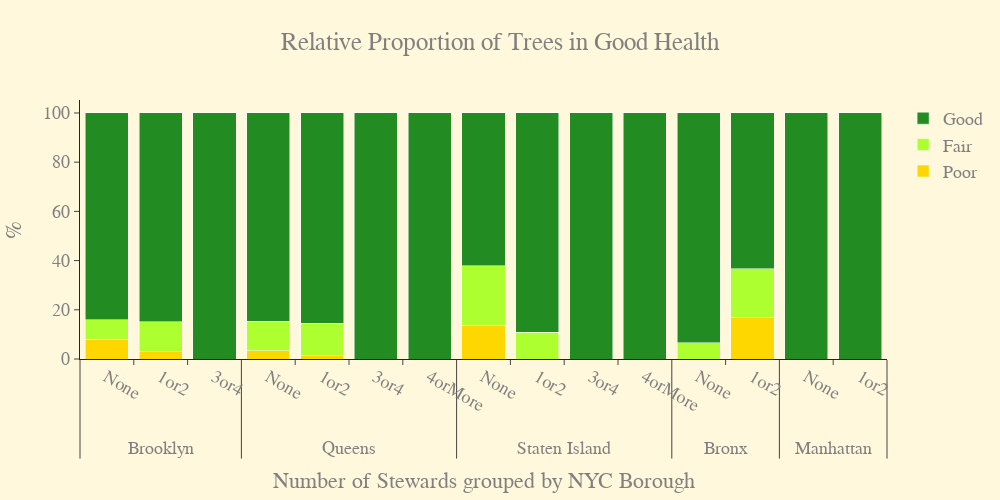

Notebook cell for this chart:
### Code cell
p = steward_impact_plot( a )
p

### Figure 1 — Plotly figure (JSON) as saved in the notebook; plotly's stock layout.template omitted (floating-point values rounded to 4 significant figures)
{"data": [{"marker": {"color": "gold"}, "name": "Poor", "type": "bar", "x": [["Brooklyn", "Queens", "Staten Island", "Bronx", "Brooklyn", "Queens"], ["None", "None", "None", "1or2", "1or2", "1or2"]], "y": [8, 3.36, 13.79, 16.67, 3.03, 1.32]}, {"marker": {"color": "greenyellow"}, "name": "Fair", "type": "bar", "x": [["Bronx", "Brooklyn", "Queens", "Staten Island", "Bronx", "Brooklyn", "Queens", "Staten Island"], ["None", "None", "None", "None", "1or2", "1or2", "1or2", "1or2"]], "y": [6.67, 8, 12.08, 24.14, 20, 12.12, 13.16, 10.87]}, {"marker": {"color": "forestgreen"}, "name": "Good", "type": "bar", "x": [["Bronx", "Brooklyn", "Manhattan", "Queens", "Staten Island", "Bronx", "Brooklyn", "Manhattan", "Queens", "Staten Island", "Brooklyn", "Queens", "Staten Island", "Queens", "Staten Island"], ["None", "None", "None", "None", "None", "1or2", "1or2", "1or2", "1or2", "1or2", "3or4", "3or4", "3or4", "4orMore", "4orMore"]], "y": [93.33, 84, 100, 84.56, 62.07, 63.33, 84.85, 100, 85.53, 89.13, 100, 100, 100, 100, 100]}], "layout": {"barmode": "stack", "font": {"color": "gray", "family": "Arial", "size": 18}, "height": 500, "paper_bgcolor": "cornsilk", "plot_bgcolor": "rgba(0,0,0,0)", "title": {"text": "Relative Proportion of Trees in Good Health", "x": 0.5}, "width": 1000, "xaxis": {"title": {"text": "Number of Stewards grouped by NYC Borough"}}, "yaxis": {"title": {"text": "%"}}}}
